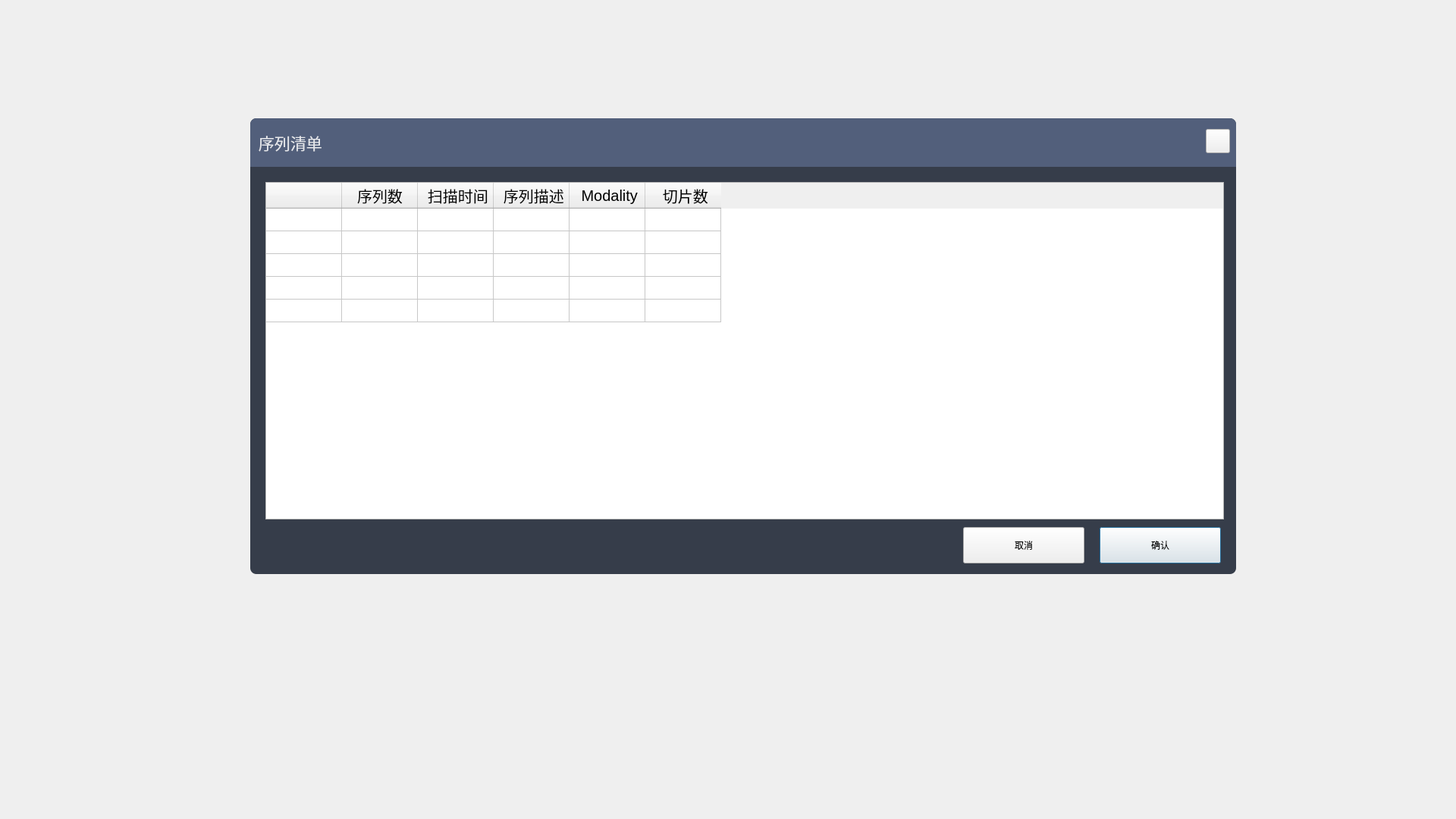
<?xml version="1.0" encoding="UTF-8"?>
<ui version="4.0">
 <class>PatientSeri</class>
 <widget class="QDialog" name="PatientSeri">
  <property name="geometry">
   <rect>
    <x>0</x>
    <y>0</y>
    <width>1920</width>
    <height>1080</height>
   </rect>
  </property>
  <property name="windowTitle">
   <string>Dialog</string>
  </property>
  <widget class="QLabel" name="label_2">
   <property name="geometry">
    <rect>
     <x>330</x>
     <y>156</y>
     <width>1300</width>
     <height>601</height>
    </rect>
   </property>
   <property name="styleSheet">
    <string notr="true">background: #363D4A;
    color: rgba(255,255,255,0.85);
    border-radius: 8px 8px 8px 8px;</string>
   </property>
   <property name="text">
    <string/>
   </property>
  </widget>
  <widget class="QPushButton" name="btnconfirm">
   <property name="geometry">
    <rect>
     <x>1450</x>
     <y>695</y>
     <width>160</width>
     <height>48</height>
    </rect>
   </property>
   <property name="text">
    <string>确认</string>
   </property>
  </widget>
  <widget class="QTableWidget" name="tableWidget">
   <property name="geometry">
    <rect>
     <x>350</x>
     <y>240</y>
     <width>1264</width>
     <height>445</height>
    </rect>
   </property>
   <property name="font">
    <font>
     <pointsize>15</pointsize>
    </font>
   </property>
   <property name="selectionBehavior">
    <enum>QAbstractItemView::SelectRows</enum>
   </property>
   <attribute name="horizontalHeaderHighlightSections">
    <bool>false</bool>
   </attribute>
   <attribute name="verticalHeaderVisible">
    <bool>false</bool>
   </attribute>
   <row>
    <property name="text">
     <string>1</string>
    </property>
   </row>
   <row>
    <property name="text">
     <string>2</string>
    </property>
   </row>
   <row>
    <property name="text">
     <string>3</string>
    </property>
   </row>
   <row>
    <property name="text">
     <string>4</string>
    </property>
   </row>
   <row>
    <property name="text">
     <string>5</string>
    </property>
   </row>
   <column>
    <property name="text">
     <string/>
    </property>
   </column>
   <column>
    <property name="text">
     <string>序列数</string>
    </property>
    <property name="textAlignment">
     <set>AlignCenter</set>
    </property>
   </column>
   <column>
    <property name="text">
     <string> 扫描时间</string>
    </property>
   </column>
   <column>
    <property name="text">
     <string> 序列描述</string>
    </property>
   </column>
   <column>
    <property name="text">
     <string> Modality</string>
    </property>
   </column>
   <column>
    <property name="text">
     <string> 切片数</string>
    </property>
   </column>
   <item row="0" column="0">
    <property name="text">
     <string/>
    </property>
    <property name="checkState">
     <enum>Unchecked</enum>
    </property>
   </item>
   <item row="0" column="1">
    <property name="text">
     <string/>
    </property>
   </item>
   <item row="0" column="2">
    <property name="text">
     <string/>
    </property>
   </item>
   <item row="0" column="3">
    <property name="text">
     <string/>
    </property>
   </item>
   <item row="0" column="4">
    <property name="text">
     <string/>
    </property>
   </item>
   <item row="0" column="5">
    <property name="text">
     <string/>
    </property>
   </item>
   <item row="1" column="0">
    <property name="text">
     <string/>
    </property>
    <property name="checkState">
     <enum>Unchecked</enum>
    </property>
   </item>
   <item row="1" column="1">
    <property name="text">
     <string/>
    </property>
   </item>
   <item row="1" column="2">
    <property name="text">
     <string/>
    </property>
   </item>
   <item row="1" column="3">
    <property name="text">
     <string/>
    </property>
   </item>
   <item row="1" column="4">
    <property name="text">
     <string/>
    </property>
   </item>
   <item row="1" column="5">
    <property name="text">
     <string/>
    </property>
   </item>
   <item row="2" column="0">
    <property name="text">
     <string/>
    </property>
    <property name="checkState">
     <enum>Unchecked</enum>
    </property>
   </item>
   <item row="2" column="1">
    <property name="text">
     <string/>
    </property>
   </item>
   <item row="2" column="2">
    <property name="text">
     <string/>
    </property>
   </item>
   <item row="2" column="3">
    <property name="text">
     <string/>
    </property>
   </item>
   <item row="2" column="4">
    <property name="text">
     <string/>
    </property>
   </item>
   <item row="2" column="5">
    <property name="text">
     <string/>
    </property>
   </item>
   <item row="3" column="0">
    <property name="text">
     <string/>
    </property>
    <property name="checkState">
     <enum>Unchecked</enum>
    </property>
   </item>
   <item row="3" column="1">
    <property name="text">
     <string/>
    </property>
   </item>
   <item row="3" column="2">
    <property name="text">
     <string/>
    </property>
   </item>
   <item row="3" column="3">
    <property name="text">
     <string/>
    </property>
   </item>
   <item row="3" column="4">
    <property name="text">
     <string/>
    </property>
   </item>
   <item row="3" column="5">
    <property name="text">
     <string/>
    </property>
   </item>
   <item row="4" column="0">
    <property name="text">
     <string/>
    </property>
    <property name="checkState">
     <enum>Unchecked</enum>
    </property>
   </item>
   <item row="4" column="1">
    <property name="text">
     <string/>
    </property>
   </item>
   <item row="4" column="2">
    <property name="text">
     <string/>
    </property>
   </item>
   <item row="4" column="3">
    <property name="text">
     <string/>
    </property>
   </item>
   <item row="4" column="4">
    <property name="text">
     <string/>
    </property>
   </item>
   <item row="4" column="5">
    <property name="text">
     <string/>
    </property>
   </item>
  </widget>
  <widget class="QPushButton" name="btnquit">
   <property name="geometry">
    <rect>
     <x>1270</x>
     <y>695</y>
     <width>160</width>
     <height>48</height>
    </rect>
   </property>
   <property name="text">
    <string>取消</string>
   </property>
  </widget>
  <widget class="QLabel" name="label">
   <property name="geometry">
    <rect>
     <x>330</x>
     <y>156</y>
     <width>1300</width>
     <height>64</height>
    </rect>
   </property>
   <property name="font">
    <font>
     <family>微软雅黑</family>
     <pointsize>16</pointsize>
    </font>
   </property>
   <property name="styleSheet">
    <string notr="true">background: #525F7B;
    color: rgba(255,255,255,0.85);
border-top-left-radius: 8px;
border-top-right-radius: 8px;</string>
   </property>
   <property name="text">
    <string>  序列清单</string>
   </property>
  </widget>
  <widget class="QPushButton" name="pushButton">
   <property name="geometry">
    <rect>
     <x>1590</x>
     <y>170</y>
     <width>32</width>
     <height>32</height>
    </rect>
   </property>
   <property name="text">
    <string/>
   </property>
  </widget>
 </widget>
 <resources/>
 <connections/>
</ui>
